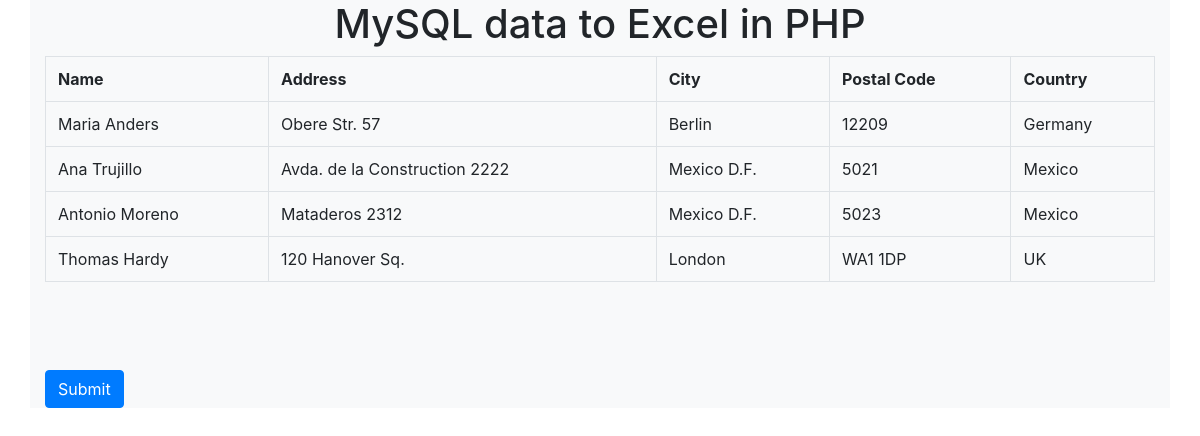
The page / on the database its author committed.
### tables this page shows
CREATE TABLE `tbl_customer` (
  `id` int(11) NOT NULL,
  `CustomerName` text NOT NULL,
  `Address` text NOT NULL,
  `City` text NOT NULL,
  `PostalCode` text NOT NULL,
  `Country` text NOT NULL
);

### index.php (the view, shortened to what this page needs)
<?php
$connect = new PDO("mysql:host=localhost;dbname=testing","root","");
$query = "SELECT * FROM  tbl_customer ";
$statement = $connect->prepare($query);
$statement->execute();
$count = $statement->rowCount();
?>
<html>
<head>
    <link rel="stylesheet" href="lib/bootstrap.min.css">
</head>
<body>
<div class="container bg-light">
    <h1 class="text-center">MySQL data to Excel in PHP </h1>
    <table class="table table-bordered">
        <tr>
            <th>Name</th>
            <th>Address</th>
            <th>City</th>
            <th>Postal Code</th>
            <th>Country</th>
        </tr>
        <?php
        if($count >0){
            $result = $statement->fetchAll();
            foreach ($result as $row){
                echo "<tr>
                <td>".$row['CustomerName']."</td>
                <td>".$row['Address']."</td>
                <td>".$row['City']."</td>
                <td>".$row['PostalCode']."</td>
                <td>".$row['Country']."</td>
                  </tr>
                    ";
            }
        }
        ?>
    </table>
    <br>
    <br>
    <br>
    <form method="post" action="export.php">
        <input type="submit" name="sub" class="btn btn-primary">
    </form>
</div>
</body>
</html>

### rows shown on the page
tbl_customer: CustomerName "Maria Anders", Address "Obere Str. 57", City "Berlin", PostalCode "12209", Country "Germany"
tbl_customer: CustomerName "Ana Trujillo", Address "Avda. de la Construction 2222", City "Mexico D.F.", PostalCode "5021", Country "Mexico"
tbl_customer: CustomerName "Antonio Moreno", Address "Mataderos 2312", City "Mexico D.F.", PostalCode "5023", Country "Mexico"
tbl_customer: CustomerName "Thomas Hardy", Address "120 Hanover Sq.", City "London", PostalCode "WA1 1DP", Country "UK"
